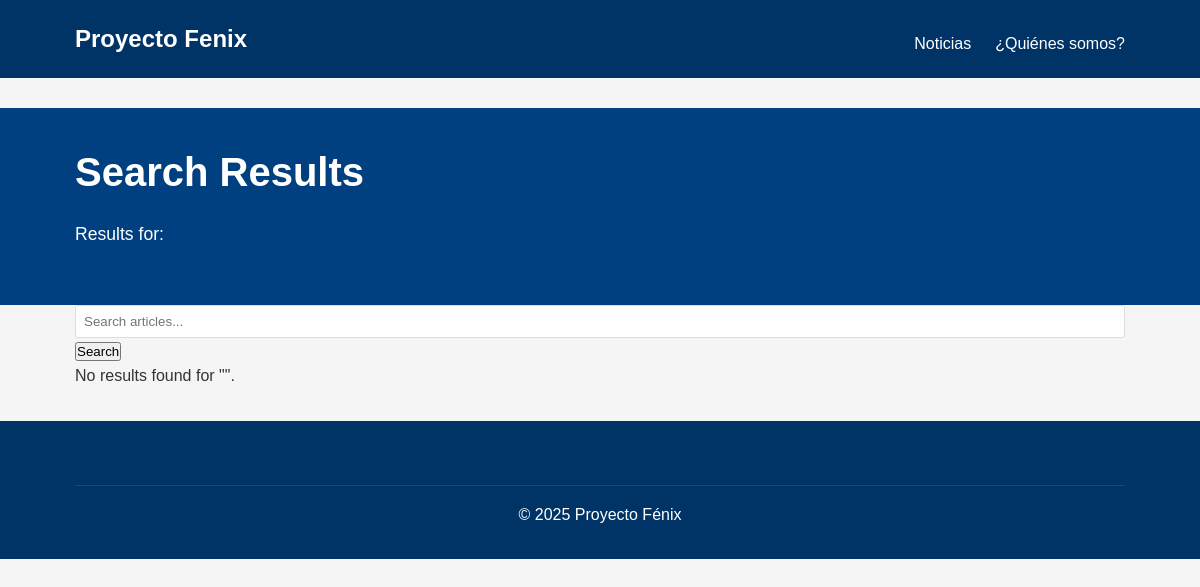
The page /search.php on the database as committed earlier.
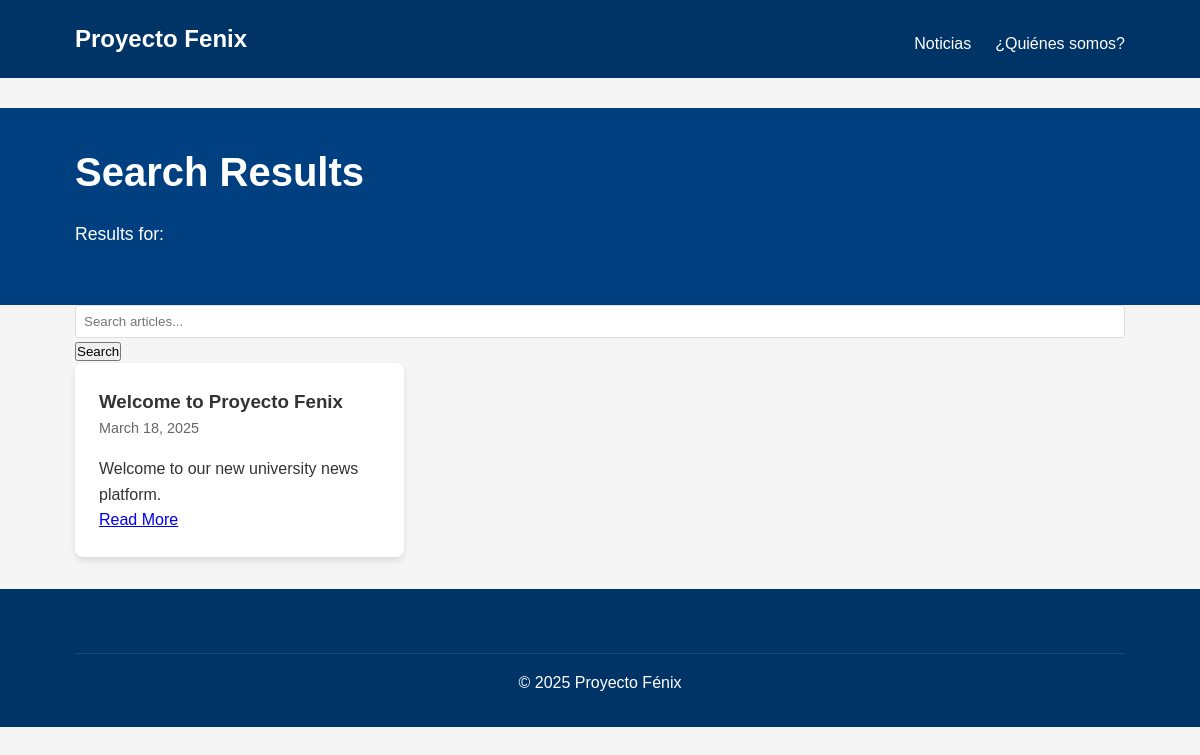
The same page on the database as committed later.
### tables this page shows
CREATE TABLE articles (
    id INT AUTO_INCREMENT PRIMARY KEY,
    title VARCHAR(255) NOT NULL,
    content TEXT NOT NULL,
    summary TEXT NOT NULL,
    image_url VARCHAR(255),
    video_url VARCHAR(255),
    pdf_url VARCHAR(255),
    category VARCHAR(100) NOT NULL,
    author VARCHAR(100),
    date_published DATETIME DEFAULT CURRENT_TIMESTAMP,
    featured BOOLEAN DEFAULT FALSE,
    views INT DEFAULT 0
);

### includes/functions.php (called while the page is built, shortened)
<?php
function format_date($date) {
    return date('F j, Y', strtotime($date));
}
?>

### search.php (the view, shortened to what this page needs)
<?php
$search_term = isset($_GET['q']) ? clean_input($_GET['q']) : '';
include 'includes/header.php';
$query = "SELECT a.*, c.name as category_name
          FROM articles a
          JOIN categories c ON a.category = c.slug
          WHERE a.title LIKE ? OR a.content LIKE ? OR a.summary LIKE ?
          ORDER BY a.date_published DESC";
$search_param = "%$search_term%";
$stmt = $conn->prepare($query);
$stmt->bind_param("sss", $search_param, $search_param, $search_param);
$stmt->execute();
$result = $stmt->get_result();
?>
<section class="hero">
    <div class="container">
        <h1>Search Results</h1>
        <p>Results for: <?= htmlspecialchars($search_term) ?></p>
    </div>
</section>
<main class="container">
    <div class="search-form">
        <form action="search.php" method="GET">
            <input type="text" name="q" value="<?= htmlspecialchars($search_term) ?>" placeholder="Search articles...">
            <button type="submit">Search</button>
        </form>
    </div>
    <div class="news-grid">
        <?php if($result->num_rows > 0): ?>
            <?php while($article = $result->fetch_assoc()): ?>
                <div class="news-card">
                    <div class="news-content">
                        <h3><?= htmlspecialchars($article['title']) ?></h3>
                        <div class="date"><?= format_date($article['date_published']) ?></div>
                        <p><?= htmlspecialchars($article['summary']) ?></p>
                        <a href="article.php?id=<?= $article['id'] ?>" class="read-more">Read More</a>
                    </div>
                </div>
            <?php endwhile; ?>
        <?php else: ?>
            <div class="no-results">
                <p>No results found for "<?= htmlspecialchars($search_term) ?>".</p>
            </div>
        <?php endif; ?>
    </div>
</main>
<?php
include 'includes/footer.php';
?>

Rows that differ between the two databases and show on the page:
added articles: title "Welcome to Proyecto Fenix", date_published "March 18, 2025", summary "Welcome to our new university news platform."
Other text that changed with them:
text no longer shown: "No results found for \" \"."
